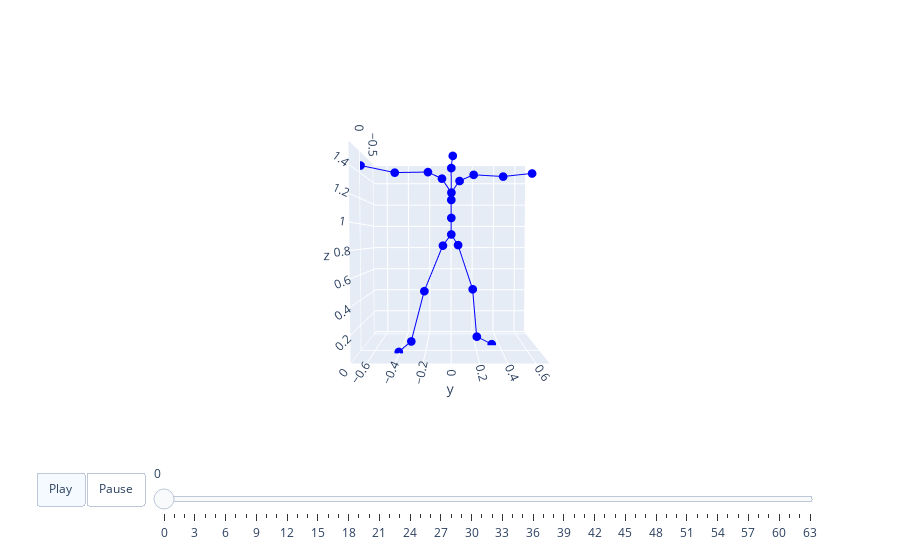
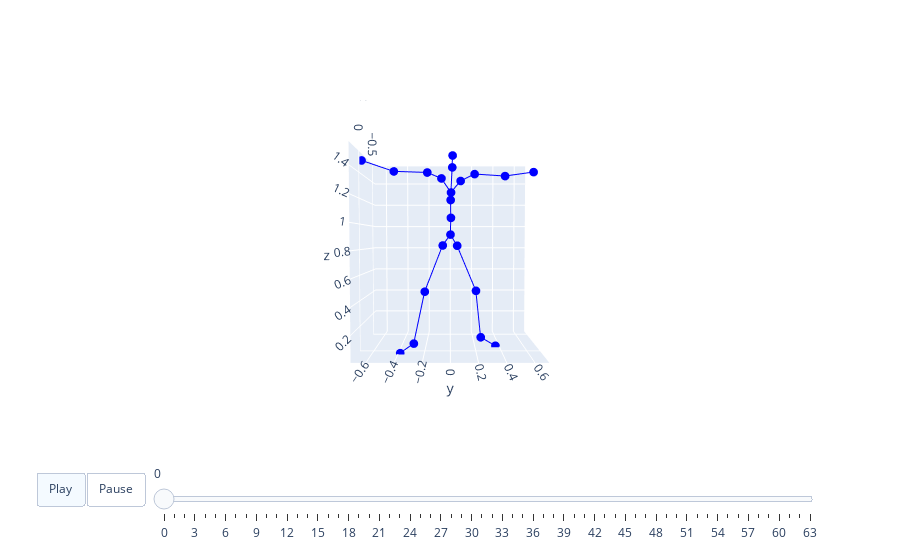

The notebook cell these images were saved under, in order:
### Code cell
std = np.load('./exit/t2m-std.npy')
mean = np.load('./exit/t2m-mean.npy')
args.sep_uplow = True
for nb_iter in tqdm(range(1, 2)):
    #[256,64,263]
    gt_motion = next(train_loader_iter)
    gt_motion = gt_motion.cuda().float() # bs, nb_joints, joints_dim, seq_len
    
    if args.sep_uplow:
        pred_motion, loss_commit, perplexity = net(gt_motion, idx_noise=0)
    elif args.sep_multi:
        pred_motion, loss_commit, perplexity = net(gt_motion, idx_noise=0)
    else:
        pred_motion, loss_commit, perplexity = net(gt_motion)
    #对于每个batch的motion进行可视化
    file_name = '_'+f'motion{nb_iter}'
    print(torch.equal(gt_motion, pred_motion))
    print('gt_motion:{}, pred_motion:{}'.format(gt_motion.shape, pred_motion.shape))
    print('gt_motion:')
    gt_motion = gt_motion[0, :64].detach().cpu().numpy() * val_loader.dataset.std + val_loader.dataset.mean
    gt_motion = recover_from_ric(torch.from_numpy(gt_motion).float(), 22).numpy()
    animate3d(gt_motion, BONE_LINK=t2m_bone, first_total_standard=63)
    print('pred_motion:')
    pred_motion = pred_motion[0, :64].detach().cpu().numpy() * val_loader.dataset.std + val_loader.dataset.mean
    pred_motion = recover_from_ric(torch.from_numpy(pred_motion).float(), 22).numpy()
    animate3d(pred_motion, BONE_LINK=t2m_bone, first_total_standard=63)

### Figure 1 — Plotly figure (JSON) as saved in the notebook; plotly's stock layout.template omitted (floating-point values rounded to 4 significant figures)
{"data": [{"marker": {"color": "blue", "size": 3}, "mode": "lines+markers", "name": "Nodes0", "type": "scatter3d", "x": [0, 0.0008428, null, 0.0008428, -0.01473, null, -0.01473, -0.04641, null, -0.04641, 0.0657, null, 0, -0.02496, null, -0.02496, -0.1142, null, -0.1142, -0.2148, null, -0.2148, -0.1513, null, 0, -0.01904, null, -0.01904, -0.0338, null, -0.0338, -0.03107, null, -0.03107, -0.1039, null, -0.1039, -0.04588, null, -0.03107, -0.06868, null, -0.06868, -0.06718, null, -0.06718, -0.04908, null, -0.04908, -0.01939, null, -0.03107, -0.09566, null, -0.09566, -0.1273, null, -0.1273, -0.1892, null, -0.1892, -0.2547, null], "y": [0, -0.06556, null, -0.06556, -0.2133, null, -0.2133, -0.3214, null, -0.3214, -0.4065, null, 0, 0.05402, null, 0.05402, 0.1762, null, 0.1762, 0.2178, null, 0.2178, 0.3377, null, 0, -9.081e-06, null, -9.081e-06, 8.288e-05, null, 8.288e-05, 0.0008567, null, 0.0008567, 0.0002877, null, 0.0002877, 0.01169, null, 0.0008567, -0.07441, null, -0.07441, -0.1862, null, -0.1862, -0.4485, null, -0.4485, -0.712, null, 0.0008567, 0.06717, null, 0.06717, 0.1826, null, 0.1826, 0.4318, null, 0.4318, 0.6869, null], "z": [0.9177, 0.8295, null, 0.8295, 0.4687, null, 0.4687, 0.05824, null, 0.05824, 0.008071, null, 0.9177, 0.8335, null, 0.8335, 0.4701, null, 0.4701, 0.05164, null, 0.05164, 0.005415, null, 0.9177, 1.048, null, 1.048, 1.19, null, 1.19, 1.248, null, 1.248, 1.455, null, 1.455, 1.539, null, 1.248, 1.364, null, 1.364, 1.415, null, 1.415, 1.408, null, 1.408, 1.458, null, 1.248, 1.349, null, 1.349, 1.404, null, 1.404, 1.4, null, 1.4, 1.438, null]}, {"marker": {"color": "red", "size": 3}, "mode": "lines+markers", "name": "Nodes1", "type": "scatter3d", "x": [], "y": [], "z": []}], "layout": {"scene": {"aspectmode": "manual", "aspectratio": {"x": 0.8887, "y": 1.41, "z": 1.565}, "camera": {"eye": {"x": 3, "y": 0, "z": 0.1}}, "xaxis": {"range": [-0.5835, 0.3051], "visible": true}, "yaxis": {"range": [-0.714, 0.6961], "visible": true}, "zaxis": {"range": [5.996e-10, 1.565], "visible": true}}, "sliders": [{"len": 0.9, "pad": {"b": 10, "t": 60}, "steps": [{"args": [["frame0"], {"frame": {"duration": 0}, "fromcurrent": true, "mode": "immediate", "transition": {"duration": 0, "easing": "linear"}}], "label": "0", "method": "animate"}, {"args": [["frame1"], {"frame": {"duration": 0}, "fromcurrent": true, "mode": "immediate", "transition": {"duration": 0, "easing": "linear"}}], "label": "1", "method": "animate"}, {"args": [["frame2"], {"frame": {"duration": 0}, "fromcurrent": true, "mode": "immediate", "transition": {"duration": 0, "easing": "linear"}}], "label": "2", "method": "animate"}, {"args": [["frame3"], {"frame": {"duration": 0}, "fromcurrent": true, "mode": "immediate", "transition": {"duration": 0, "easing": "linear"}}], "label": "3", "method": "animate"}, {"args": [["frame4"], {"frame": {"duration": 0}, "fromcurrent": true, "mode": "immediate", "transition": {"duration": 0, "easing": "linear"}}], "label": "4", "method": "animate"}, {"args": [["frame5"], {"frame": {"duration": 0}, "fromcurrent": true, "mode": "immediate", "transition": {"duration": 0, "easing": "linear"}}], "label": "5", "method": "animate"}, {"args": [["frame6"], {"frame": {"duration": 0}, "fromcurrent": true, "mode": "immediate", "transition": {"duration": 0, "easing": "linear"}}], "label": "6", "method": "animate"}, {"args": [["frame7"], {"frame": {"duration": 0}, "fromcurrent": true, "mode": "immediate", "transition": {"duration": 0, "easing": "linear"}}], "label": "7", "method": "animate"}, {"args": [["frame8"], {"frame": {"duration": 0}, "fromcurrent": true, "mode": "immediate", "transition": {"duration": 0, "easing": "linear"}}], "label": "8", "method": "animate"}, {"args": [["frame9"], {"frame": {"duration": 0}, "fromcurrent": true, "mode": "immediate", "transition": {"duration": 0, "easing": "linear"}}], "label": "9", "method": "animate"}, {"args": [["frame10"], {"frame": {"duration": 0}, "fromcurrent": true, "mode": "immediate", "transition": {"duration": 0, "easing": "linear"}}], "label": "10", "method": "animate"}, {"args": [["frame11"], {"frame": {"duration": 0}, "fromcurrent": true, "mode": "immediate", "transition": {"duration": 0, "easing": "linear"}}], "label": "11", "method": "animate"}, {"args": [["frame12"], {"frame": {"duration": 0}, "fromcurrent": true, "mode": "immediate", "transition": {"duration": 0, "easing": "linear"}}], "label": "12", "method": "animate"}, {"args": [["frame13"], {"frame": {"duration": 0}, "fromcurrent": true, "mode": "immediate", "transition": {"duration": 0, "easing": "linear"}}], "label": "13", "method": "animate"}, {"args": [["frame14"], {"frame": {"duration": 0}, "fromcurrent": true, "mode": "immediate", "transition": {"duration": 0, "easing": "linear"}}], "label": "14", "method": "animate"}, {"args": [["frame15"], {"frame": {"duration": 0}, "fromcurrent": true, "mode": "immediate", "transition": {"duration": 0, "easing": "linear"}}], "label": "15", "method": "animate"}, {"args": [["frame16"], {"frame": {"duration": 0}, "fromcurrent": true, "mode": "immediate", "transition": {"duration": 0, "easing": "linear"}}], "label": "16", "method": "animate"}, {"args": [["frame17"], {"frame": {"duration": 0}, "fromcurrent": true, "mode": "immediate", "transition": {"duration": 0, "easing": "linear"}}], "label": "17", "method": "animate"}, {"args": [["frame18"], {"frame": {"duration": 0}, "fromcurrent": true, "mode": "immediate", "transition": {"duration": 0, "easing": "linear"}}], "label": "18", "method": "animate"}, {"args": [["frame19"], {"frame": {"duration": 0}, "fromcurrent": true, "mode": "immediate", "transition": {"duration": 0, "easing": "linear"}}], "label": "19", "method": "animate"}, {"args": [["frame20"], {"frame": {"duration": 0}, "fromcurrent": true, "mode": "immediate", "transition": {"duration": 0, "easing": "linear"}}], "label": "20", "method": "animate"}, {"args": [["frame21"], {"frame": {"duration": 0}, "fromcurrent": true, "mode": "immediate", "transition": {"duration": 0, "easing": "linear"}}], "label": "21", "method": "animate"}, {"args": [["frame22"], {"frame": {"duration": 0}, "fromcurrent": true, "mode": "immediate", "transition": {"duration": 0, "easing": "linear"}}], "label": "22", "method": "animate"}, {"args": [["frame23"], {"frame": {"duration": 0}, "fromcurrent": true, "mode": "immediate", "transition": {"duration": 0, "easing": "linear"}}], "label": "23", "method": "animate"}, {"args": [["frame24"], {"frame": {"duration": 0}, "fromcurrent": true, "mode": "immediate", "transition": {"duration": 0, "easing": "linear"}}], "label": "24", "method": "animate"}, {"args": [["frame25"], {"frame": {"duration": 0}, "fromcurrent": true, "mode": "immediate", "transition": {"duration": 0, "easing": "linear"}}], "label": "25", "method": "animate"}, {"args": [["frame26"], {"frame": {"duration": 0}, "fromcurrent": true, "mode": "immediate", "transition": {"duration": 0, "easing": "linear"}}], "label": "26", "method": "animate"}, {"args": [["frame27"], {"frame": {"duration": 0}, "fromcurrent": true, "mode": "immediate", "transition": {"duration": 0, "easing": "linear"}}], "label": "27", "method": "animate"}, {"args": [["frame28"], {"frame": {"duration": 0}, "fromcurrent": true, "mode": "immediate", "transition": {"duration": 0, "easing": "linear"}}], "label": "28", "method": "animate"}, {"args": [["frame29"], {"frame": {"duration": 0}, "fromcurrent": true, "mode": "immediate", "transition": {"duration": 0, "easing": "linear"}}], "label": "29", "method": "animate"}, {"args": [["frame30"], {"frame": {"duration": 0}, "fromcurrent": true, "mode": "immediate", "transition": {"duration": 0, "easing": "linear"}}], "label": "30", "method": "animate"}, {"args": [["frame31"], {"frame": {"duration": 0}, "fromcurrent": true, "mode": "immediate", "transition": {"duration": 0, "easing": "linear"}}], "label": "31", "method": "animate"}, {"args": [["frame32"], {"frame": {"duration": 0}, "fromcurrent": true, "mode": "immediate", "transition": {"duration": 0, "easing": "linear"}}], "label": "32", "method": "animate"}, {"args": [["frame33"], {"frame": {"duration": 0}, "fromcurrent": true, "mode": "immediate", "transition": {"duration": 0, "easing": "linear"}}], "label": "33", "method": "animate"}, {"args": [["frame34"], {"frame": {"duration": 0}, "fromcurrent": true, "mode": "immediate", "transition": {"duration": 0, "easing": "linear"}}], "label": "34", "method": "animate"}, {"args": [["frame35"], {"frame": {"duration": 0}, "fromcurrent": true, "mode": "immediate", "transition": {"duration": 0, "easing": "linear"}}], "label": "35", "method": "animate"}, {"args": [["frame36"], {"frame": {"duration": 0}, "fromcurrent": true, "mode": "immediate", "transition": {"duration": 0, "easing": "linear"}}], "label": "36", "method": "animate"}, {"args": [["frame37"], {"frame": {"duration": 0}, "fromcurrent": true, "mode": "immediate", "transition": {"duration": 0, "easing": "linear"}}], "label": "37", "method": "animate"}, {"args": [["frame38"], {"frame": {"duration": 0}, "fromcurrent": true, "mode": "immediate", "transition": {"duration": 0, "easing": "linear"}}], "label": "38", "method": "animate"}, {"args": [["frame39"], {"frame": {"duration": 0}, "fromcurrent": true, "mode": "immediate", "transition": {"duration": 0, "easing": "linear"}}], "label": "39", "method": "animate"}, {"args": [["frame40"], {"frame": {"duration": 0}, "fromcurrent": true, "mode": "immediate", "transition": {"duration": 0, "easing": "linear"}}], "label": "40", "method": "animate"}, {"args": [["frame41"], {"frame": {"duration": 0}, "fromcurrent": true, "mode": "immediate", "transition": {"duration": 0, "easing": "linear"}}], "label": "41", "method": "animate"}, {"args": [["frame42"], {"frame": {"duration": 0}, "fromcurrent": true, "mode": "immediate", "transition": {"duration": 0, "easing": "linear"}}], "label": "42", "method": "animate"}, {"args": [["frame43"], {"frame": {"duration": 0}, "fromcurrent": true, "mode": "immediate", "transition": {"duration": 0, "easing": "linear"}}], "label": "43", "method": "animate"}, {"args": [["frame44"], {"frame": {"duration": 0}, "fromcurrent": true, "mode": "immediate", "transition": {"duration": 0, "easing": "linear"}}], "label": "44", "method": "animate"}, {"args": [["frame45"], {"frame": {"duration": 0}, "fromcurrent": true, "mode": "immediate", "transition": {"duration": 0, "easing": "linear"}}], "label": "45", "method": "animate"}, {"args": [["frame46"], {"frame": {"duration": 0}, "fromcurrent": true, "mode": "immediate", "transition": {"duration": 0, "easing": "linear"}}], "label": "46", "method": "animate"}, {"args": [["frame47"], {"frame": {"duration": 0}, "fromcurrent": true, "mode": "immediate", "transition": {"duration": 0, "easing": "linear"}}], "label": "47", "method": "animate"}, {"args": [["frame48"], {"frame": {"duration": 0}, "fromcurrent": true, "mode": "immediate", "transition": {"duration": 0, "easing": "linear"}}], "label": "48", "method": "animate"}, {"args": [["frame49"], {"frame": {"duration": 0}, "fromcurrent": true, "mode": "immediate", "transition": {"duration": 0, "easing": "linear"}}], "label": "49", "method": "animate"}, {"args": [["frame50"], {"frame": {"duration": 0}, "fromcurrent": true, "mode": "immediate", "transition": {"duration": 0, "easing": "linear"}}], "label": "50", "method": "animate"}, {"args": [["frame51"], {"frame": {"duration": 0}, "fromcurrent": true, "mode": "immediate", "transition": {"duration": 0, "easing": "linear"}}], "label": "51", "method": "animate"}, {"args": [["frame52"], {"frame": {"duration": 0}, "fromcurrent": true, "mode": "immediate", "transition": {"duration": 0, "easing": "linear"}}], "label": "52", "method": "animate"}, {"args": [["frame53"], {"frame": {"duration": 0}, "fromcurrent": true, "mode": "immediate", "transition": {"duration": 0, "easing": "linear"}}], "label": "53", "method": "animate"}, {"args": [["frame54"], {"frame": {"duration": 0}, "fromcurrent": true, "mode": "immediate", "transition": {"duration": 0, "easing": "linear"}}], "label": "54", "method": "animate"}, {"args": [["frame55"], {"frame": {"duration": 0}, "fromcurrent": true, "mode": "immediate", "transition": {"duration": 0, "easing": "linear"}}], "label": "55", "method": "animate"}, {"args": [["frame56"], {"frame": {"duration": 0}, "fromcurrent": true, "mode": "immediate", "transition": {"duration": 0, "easing": "linear"}}], "label": "56", "method": "animate"}, {"args": [["frame57"], {"frame": {"duration": 0}, "fromcurrent": true, "mode": "immediate", "transition": {"duration": 0, "easing": "linear"}}], "label": "57", "method": "animate"}, {"args": [["frame58"], {"frame": {"duration": 0}, "fromcurrent": true, "mode": "immediate", "transition": {"duration": 0, "easing": "linear"}}], "label": "58", "method": "animate"}, {"args": [["frame59"], {"frame": {"duration": 0}, "fromcurrent": true, "mode": "immediate", "transition": {"duration": 0, "easing": "linear"}}], "label": "59", "method": "animate"}, {"args": [["frame60"], {"frame": {"duration": 0}, "fromcurrent": true, "mode": "immediate", "transition": {"duration": 0, "easing": "linear"}}], "label": "60", "method": "animate"}, {"args": [["frame61"], {"frame": {"duration": 0}, "fromcurrent": true, "mode": "immediate", "transition": {"duration": 0, "easing": "linear"}}], "label": "61", "method": "animate"}, {"args": [["frame62"], {"frame": {"duration": 0}, "fromcurrent": true, "mode": "immediate", "transition": {"duration": 0, "easing": "linear"}}], "label": "62", "method": "animate"}, {"args": [["frame63"], {"frame": {"duration": 0}, "fromcurrent": true, "mode": "immediate", "transition": {"duration": 0, "easing": "linear"}}], "label": "63", "method": "animate"}], "x": 0.1, "y": 0}], "updatemenus": [{"buttons": [{"args": [null, {"frame": {"duration": 40}, "fromcurrent": true, "mode": "immediate", "transition": {"duration": 40, "easing": "linear"}}], "label": "Play", "method": "animate"}, {"args": [[null], {"frame": {"duration": 0}, "fromcurrent": true, "mode": "immediate", "transition": {"duration": 0, "easing": "linear"}}], "label": "Pause", "method": "animate"}], "direction": "left", "pad": {"r": 10, "t": 70}, "type": "buttons", "x": 0.1, "y": 0}]}}

### Figure 2 — Plotly figure (JSON) as saved in the notebook; plotly's stock layout.template omitted (floating-point values rounded to 4 significant figures)
{"data": [{"marker": {"color": "blue", "size": 3}, "mode": "lines+markers", "name": "Nodes0", "type": "scatter3d", "x": [0, -0.01177, null, -0.01177, -0.01132, null, -0.01132, -0.02728, null, -0.02728, 0.07904, null, 0, -0.03055, null, -0.03055, -0.06758, null, -0.06758, -0.1878, null, -0.1878, -0.1098, null, 0, -0.02652, null, -0.02652, -0.03692, null, -0.03692, -0.02818, null, -0.02818, -0.09934, null, -0.09934, -0.04117, null, -0.02818, -0.06508, null, -0.06508, -0.07113, null, -0.07113, -0.06634, null, -0.06634, -0.03876, null, -0.02818, -0.08498, null, -0.08498, -0.1104, null, -0.1104, -0.163, null, -0.163, -0.2328, null], "y": [0, -0.06059, null, -0.06059, -0.2017, null, -0.2017, -0.2906, null, -0.2906, -0.3841, null, 0, 0.05281, null, 0.05281, 0.204, null, 0.204, 0.2532, null, 0.2532, 0.3665, null, 0, 0.003359, null, 0.003359, 0.001449, null, 0.001449, 0.004308, null, 0.004308, 0.01438, null, 0.01438, 0.01678, null, 0.004308, -0.07165, null, -0.07165, -0.1838, null, -0.1838, -0.4483, null, -0.4483, -0.696, null, 0.004308, 0.0809, null, 0.0809, 0.1941, null, 0.1941, 0.4466, null, 0.4466, 0.6953, null], "z": [0.9181, 0.8333, null, 0.8333, 0.4707, null, 0.4707, 0.05531, null, 0.05531, 0.01255, null, 0.9181, 0.8311, null, 0.8311, 0.4697, null, 0.4697, 0.06226, null, 0.06226, 0.01344, null, 0.9181, 1.049, null, 1.049, 1.189, null, 1.189, 1.247, null, 1.247, 1.456, null, 1.456, 1.537, null, 1.247, 1.363, null, 1.363, 1.41, null, 1.41, 1.418, null, 1.418, 1.498, null, 1.247, 1.346, null, 1.346, 1.405, null, 1.405, 1.398, null, 1.398, 1.443, null]}, {"marker": {"color": "red", "size": 3}, "mode": "lines+markers", "name": "Nodes1", "type": "scatter3d", "x": [], "y": [], "z": []}], "layout": {"scene": {"aspectmode": "manual", "aspectratio": {"x": 0.8861, "y": 1.41, "z": 1.558}, "camera": {"eye": {"x": 3, "y": 0, "z": 0.1}}, "xaxis": {"range": [-0.6069, 0.2792], "visible": true}, "yaxis": {"range": [-0.7077, 0.7025], "visible": true}, "zaxis": {"range": [0.005317, 1.564], "visible": true}}, "sliders": [{"len": 0.9, "pad": {"b": 10, "t": 60}, "steps": [{"args": [["frame0"], {"frame": {"duration": 0}, "fromcurrent": true, "mode": "immediate", "transition": {"duration": 0, "easing": "linear"}}], "label": "0", "method": "animate"}, {"args": [["frame1"], {"frame": {"duration": 0}, "fromcurrent": true, "mode": "immediate", "transition": {"duration": 0, "easing": "linear"}}], "label": "1", "method": "animate"}, {"args": [["frame2"], {"frame": {"duration": 0}, "fromcurrent": true, "mode": "immediate", "transition": {"duration": 0, "easing": "linear"}}], "label": "2", "method": "animate"}, {"args": [["frame3"], {"frame": {"duration": 0}, "fromcurrent": true, "mode": "immediate", "transition": {"duration": 0, "easing": "linear"}}], "label": "3", "method": "animate"}, {"args": [["frame4"], {"frame": {"duration": 0}, "fromcurrent": true, "mode": "immediate", "transition": {"duration": 0, "easing": "linear"}}], "label": "4", "method": "animate"}, {"args": [["frame5"], {"frame": {"duration": 0}, "fromcurrent": true, "mode": "immediate", "transition": {"duration": 0, "easing": "linear"}}], "label": "5", "method": "animate"}, {"args": [["frame6"], {"frame": {"duration": 0}, "fromcurrent": true, "mode": "immediate", "transition": {"duration": 0, "easing": "linear"}}], "label": "6", "method": "animate"}, {"args": [["frame7"], {"frame": {"duration": 0}, "fromcurrent": true, "mode": "immediate", "transition": {"duration": 0, "easing": "linear"}}], "label": "7", "method": "animate"}, {"args": [["frame8"], {"frame": {"duration": 0}, "fromcurrent": true, "mode": "immediate", "transition": {"duration": 0, "easing": "linear"}}], "label": "8", "method": "animate"}, {"args": [["frame9"], {"frame": {"duration": 0}, "fromcurrent": true, "mode": "immediate", "transition": {"duration": 0, "easing": "linear"}}], "label": "9", "method": "animate"}, {"args": [["frame10"], {"frame": {"duration": 0}, "fromcurrent": true, "mode": "immediate", "transition": {"duration": 0, "easing": "linear"}}], "label": "10", "method": "animate"}, {"args": [["frame11"], {"frame": {"duration": 0}, "fromcurrent": true, "mode": "immediate", "transition": {"duration": 0, "easing": "linear"}}], "label": "11", "method": "animate"}, {"args": [["frame12"], {"frame": {"duration": 0}, "fromcurrent": true, "mode": "immediate", "transition": {"duration": 0, "easing": "linear"}}], "label": "12", "method": "animate"}, {"args": [["frame13"], {"frame": {"duration": 0}, "fromcurrent": true, "mode": "immediate", "transition": {"duration": 0, "easing": "linear"}}], "label": "13", "method": "animate"}, {"args": [["frame14"], {"frame": {"duration": 0}, "fromcurrent": true, "mode": "immediate", "transition": {"duration": 0, "easing": "linear"}}], "label": "14", "method": "animate"}, {"args": [["frame15"], {"frame": {"duration": 0}, "fromcurrent": true, "mode": "immediate", "transition": {"duration": 0, "easing": "linear"}}], "label": "15", "method": "animate"}, {"args": [["frame16"], {"frame": {"duration": 0}, "fromcurrent": true, "mode": "immediate", "transition": {"duration": 0, "easing": "linear"}}], "label": "16", "method": "animate"}, {"args": [["frame17"], {"frame": {"duration": 0}, "fromcurrent": true, "mode": "immediate", "transition": {"duration": 0, "easing": "linear"}}], "label": "17", "method": "animate"}, {"args": [["frame18"], {"frame": {"duration": 0}, "fromcurrent": true, "mode": "immediate", "transition": {"duration": 0, "easing": "linear"}}], "label": "18", "method": "animate"}, {"args": [["frame19"], {"frame": {"duration": 0}, "fromcurrent": true, "mode": "immediate", "transition": {"duration": 0, "easing": "linear"}}], "label": "19", "method": "animate"}, {"args": [["frame20"], {"frame": {"duration": 0}, "fromcurrent": true, "mode": "immediate", "transition": {"duration": 0, "easing": "linear"}}], "label": "20", "method": "animate"}, {"args": [["frame21"], {"frame": {"duration": 0}, "fromcurrent": true, "mode": "immediate", "transition": {"duration": 0, "easing": "linear"}}], "label": "21", "method": "animate"}, {"args": [["frame22"], {"frame": {"duration": 0}, "fromcurrent": true, "mode": "immediate", "transition": {"duration": 0, "easing": "linear"}}], "label": "22", "method": "animate"}, {"args": [["frame23"], {"frame": {"duration": 0}, "fromcurrent": true, "mode": "immediate", "transition": {"duration": 0, "easing": "linear"}}], "label": "23", "method": "animate"}, {"args": [["frame24"], {"frame": {"duration": 0}, "fromcurrent": true, "mode": "immediate", "transition": {"duration": 0, "easing": "linear"}}], "label": "24", "method": "animate"}, {"args": [["frame25"], {"frame": {"duration": 0}, "fromcurrent": true, "mode": "immediate", "transition": {"duration": 0, "easing": "linear"}}], "label": "25", "method": "animate"}, {"args": [["frame26"], {"frame": {"duration": 0}, "fromcurrent": true, "mode": "immediate", "transition": {"duration": 0, "easing": "linear"}}], "label": "26", "method": "animate"}, {"args": [["frame27"], {"frame": {"duration": 0}, "fromcurrent": true, "mode": "immediate", "transition": {"duration": 0, "easing": "linear"}}], "label": "27", "method": "animate"}, {"args": [["frame28"], {"frame": {"duration": 0}, "fromcurrent": true, "mode": "immediate", "transition": {"duration": 0, "easing": "linear"}}], "label": "28", "method": "animate"}, {"args": [["frame29"], {"frame": {"duration": 0}, "fromcurrent": true, "mode": "immediate", "transition": {"duration": 0, "easing": "linear"}}], "label": "29", "method": "animate"}, {"args": [["frame30"], {"frame": {"duration": 0}, "fromcurrent": true, "mode": "immediate", "transition": {"duration": 0, "easing": "linear"}}], "label": "30", "method": "animate"}, {"args": [["frame31"], {"frame": {"duration": 0}, "fromcurrent": true, "mode": "immediate", "transition": {"duration": 0, "easing": "linear"}}], "label": "31", "method": "animate"}, {"args": [["frame32"], {"frame": {"duration": 0}, "fromcurrent": true, "mode": "immediate", "transition": {"duration": 0, "easing": "linear"}}], "label": "32", "method": "animate"}, {"args": [["frame33"], {"frame": {"duration": 0}, "fromcurrent": true, "mode": "immediate", "transition": {"duration": 0, "easing": "linear"}}], "label": "33", "method": "animate"}, {"args": [["frame34"], {"frame": {"duration": 0}, "fromcurrent": true, "mode": "immediate", "transition": {"duration": 0, "easing": "linear"}}], "label": "34", "method": "animate"}, {"args": [["frame35"], {"frame": {"duration": 0}, "fromcurrent": true, "mode": "immediate", "transition": {"duration": 0, "easing": "linear"}}], "label": "35", "method": "animate"}, {"args": [["frame36"], {"frame": {"duration": 0}, "fromcurrent": true, "mode": "immediate", "transition": {"duration": 0, "easing": "linear"}}], "label": "36", "method": "animate"}, {"args": [["frame37"], {"frame": {"duration": 0}, "fromcurrent": true, "mode": "immediate", "transition": {"duration": 0, "easing": "linear"}}], "label": "37", "method": "animate"}, {"args": [["frame38"], {"frame": {"duration": 0}, "fromcurrent": true, "mode": "immediate", "transition": {"duration": 0, "easing": "linear"}}], "label": "38", "method": "animate"}, {"args": [["frame39"], {"frame": {"duration": 0}, "fromcurrent": true, "mode": "immediate", "transition": {"duration": 0, "easing": "linear"}}], "label": "39", "method": "animate"}, {"args": [["frame40"], {"frame": {"duration": 0}, "fromcurrent": true, "mode": "immediate", "transition": {"duration": 0, "easing": "linear"}}], "label": "40", "method": "animate"}, {"args": [["frame41"], {"frame": {"duration": 0}, "fromcurrent": true, "mode": "immediate", "transition": {"duration": 0, "easing": "linear"}}], "label": "41", "method": "animate"}, {"args": [["frame42"], {"frame": {"duration": 0}, "fromcurrent": true, "mode": "immediate", "transition": {"duration": 0, "easing": "linear"}}], "label": "42", "method": "animate"}, {"args": [["frame43"], {"frame": {"duration": 0}, "fromcurrent": true, "mode": "immediate", "transition": {"duration": 0, "easing": "linear"}}], "label": "43", "method": "animate"}, {"args": [["frame44"], {"frame": {"duration": 0}, "fromcurrent": true, "mode": "immediate", "transition": {"duration": 0, "easing": "linear"}}], "label": "44", "method": "animate"}, {"args": [["frame45"], {"frame": {"duration": 0}, "fromcurrent": true, "mode": "immediate", "transition": {"duration": 0, "easing": "linear"}}], "label": "45", "method": "animate"}, {"args": [["frame46"], {"frame": {"duration": 0}, "fromcurrent": true, "mode": "immediate", "transition": {"duration": 0, "easing": "linear"}}], "label": "46", "method": "animate"}, {"args": [["frame47"], {"frame": {"duration": 0}, "fromcurrent": true, "mode": "immediate", "transition": {"duration": 0, "easing": "linear"}}], "label": "47", "method": "animate"}, {"args": [["frame48"], {"frame": {"duration": 0}, "fromcurrent": true, "mode": "immediate", "transition": {"duration": 0, "easing": "linear"}}], "label": "48", "method": "animate"}, {"args": [["frame49"], {"frame": {"duration": 0}, "fromcurrent": true, "mode": "immediate", "transition": {"duration": 0, "easing": "linear"}}], "label": "49", "method": "animate"}, {"args": [["frame50"], {"frame": {"duration": 0}, "fromcurrent": true, "mode": "immediate", "transition": {"duration": 0, "easing": "linear"}}], "label": "50", "method": "animate"}, {"args": [["frame51"], {"frame": {"duration": 0}, "fromcurrent": true, "mode": "immediate", "transition": {"duration": 0, "easing": "linear"}}], "label": "51", "method": "animate"}, {"args": [["frame52"], {"frame": {"duration": 0}, "fromcurrent": true, "mode": "immediate", "transition": {"duration": 0, "easing": "linear"}}], "label": "52", "method": "animate"}, {"args": [["frame53"], {"frame": {"duration": 0}, "fromcurrent": true, "mode": "immediate", "transition": {"duration": 0, "easing": "linear"}}], "label": "53", "method": "animate"}, {"args": [["frame54"], {"frame": {"duration": 0}, "fromcurrent": true, "mode": "immediate", "transition": {"duration": 0, "easing": "linear"}}], "label": "54", "method": "animate"}, {"args": [["frame55"], {"frame": {"duration": 0}, "fromcurrent": true, "mode": "immediate", "transition": {"duration": 0, "easing": "linear"}}], "label": "55", "method": "animate"}, {"args": [["frame56"], {"frame": {"duration": 0}, "fromcurrent": true, "mode": "immediate", "transition": {"duration": 0, "easing": "linear"}}], "label": "56", "method": "animate"}, {"args": [["frame57"], {"frame": {"duration": 0}, "fromcurrent": true, "mode": "immediate", "transition": {"duration": 0, "easing": "linear"}}], "label": "57", "method": "animate"}, {"args": [["frame58"], {"frame": {"duration": 0}, "fromcurrent": true, "mode": "immediate", "transition": {"duration": 0, "easing": "linear"}}], "label": "58", "method": "animate"}, {"args": [["frame59"], {"frame": {"duration": 0}, "fromcurrent": true, "mode": "immediate", "transition": {"duration": 0, "easing": "linear"}}], "label": "59", "method": "animate"}, {"args": [["frame60"], {"frame": {"duration": 0}, "fromcurrent": true, "mode": "immediate", "transition": {"duration": 0, "easing": "linear"}}], "label": "60", "method": "animate"}, {"args": [["frame61"], {"frame": {"duration": 0}, "fromcurrent": true, "mode": "immediate", "transition": {"duration": 0, "easing": "linear"}}], "label": "61", "method": "animate"}, {"args": [["frame62"], {"frame": {"duration": 0}, "fromcurrent": true, "mode": "immediate", "transition": {"duration": 0, "easing": "linear"}}], "label": "62", "method": "animate"}, {"args": [["frame63"], {"frame": {"duration": 0}, "fromcurrent": true, "mode": "immediate", "transition": {"duration": 0, "easing": "linear"}}], "label": "63", "method": "animate"}], "x": 0.1, "y": 0}], "updatemenus": [{"buttons": [{"args": [null, {"frame": {"duration": 40}, "fromcurrent": true, "mode": "immediate", "transition": {"duration": 40, "easing": "linear"}}], "label": "Play", "method": "animate"}, {"args": [[null], {"frame": {"duration": 0}, "fromcurrent": true, "mode": "immediate", "transition": {"duration": 0, "easing": "linear"}}], "label": "Pause", "method": "animate"}], "direction": "left", "pad": {"r": 10, "t": 70}, "type": "buttons", "x": 0.1, "y": 0}]}}
